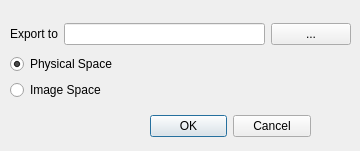
<?xml version="1.0" encoding="UTF-8"?>
<ui version="4.0">
 <class>SwcExportDialog</class>
 <widget class="QDialog" name="SwcExportDialog">
  <property name="geometry">
   <rect>
    <x>0</x>
    <y>0</y>
    <width>360</width>
    <height>151</height>
   </rect>
  </property>
  <property name="windowTitle">
   <string>SWC Export</string>
  </property>
  <widget class="QDialogButtonBox" name="buttonBox">
   <property name="geometry">
    <rect>
     <x>150</x>
     <y>110</y>
     <width>161</width>
     <height>32</height>
    </rect>
   </property>
   <property name="orientation">
    <enum>Qt::Horizontal</enum>
   </property>
   <property name="standardButtons">
    <set>QDialogButtonBox::Cancel|QDialogButtonBox::Ok</set>
   </property>
  </widget>
  <widget class="QWidget" name="layoutWidget">
   <property name="geometry">
    <rect>
     <x>10</x>
     <y>20</y>
     <width>341</width>
     <height>84</height>
    </rect>
   </property>
   <layout class="QVBoxLayout" name="verticalLayout_2">
    <item>
     <layout class="QHBoxLayout" name="horizontalLayout">
      <item>
       <widget class="QLabel" name="label">
        <property name="text">
         <string>Export to</string>
        </property>
       </widget>
      </item>
      <item>
       <widget class="QLineEdit" name="pathLineEdit"/>
      </item>
      <item>
       <widget class="QPushButton" name="pathPushButton">
        <property name="text">
         <string>...</string>
        </property>
       </widget>
      </item>
     </layout>
    </item>
    <item>
     <layout class="QVBoxLayout" name="verticalLayout">
      <item>
       <widget class="QRadioButton" name="physicalSpaceRadioButton">
        <property name="text">
         <string>Physical Space</string>
        </property>
        <property name="checked">
         <bool>true</bool>
        </property>
        <attribute name="buttonGroup">
         <string notr="true">buttonGroup</string>
        </attribute>
       </widget>
      </item>
      <item>
       <widget class="QRadioButton" name="imageSpaceRadioButton">
        <property name="text">
         <string>Image Space</string>
        </property>
        <attribute name="buttonGroup">
         <string notr="true">buttonGroup</string>
        </attribute>
       </widget>
      </item>
     </layout>
    </item>
   </layout>
  </widget>
 </widget>
 <resources/>
 <connections>
  <connection>
   <sender>buttonBox</sender>
   <signal>accepted()</signal>
   <receiver>SwcExportDialog</receiver>
   <slot>accept()</slot>
   <hints>
    <hint type="sourcelabel">
     <x>248</x>
     <y>254</y>
    </hint>
    <hint type="destinationlabel">
     <x>157</x>
     <y>274</y>
    </hint>
   </hints>
  </connection>
  <connection>
   <sender>buttonBox</sender>
   <signal>rejected()</signal>
   <receiver>SwcExportDialog</receiver>
   <slot>reject()</slot>
   <hints>
    <hint type="sourcelabel">
     <x>316</x>
     <y>260</y>
    </hint>
    <hint type="destinationlabel">
     <x>286</x>
     <y>274</y>
    </hint>
   </hints>
  </connection>
 </connections>
 <buttongroups>
  <buttongroup name="buttonGroup"/>
 </buttongroups>
</ui>
